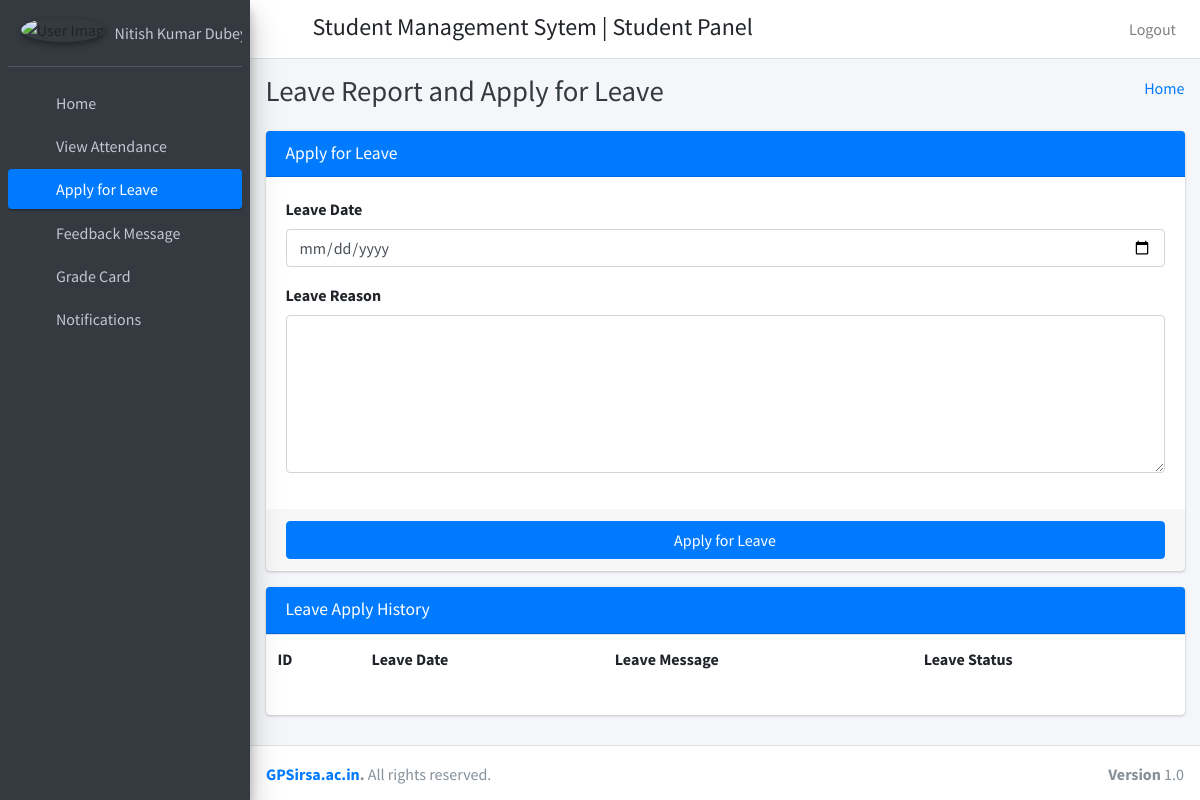
Page /student_apply_leave (signed in) on the earlier database version.
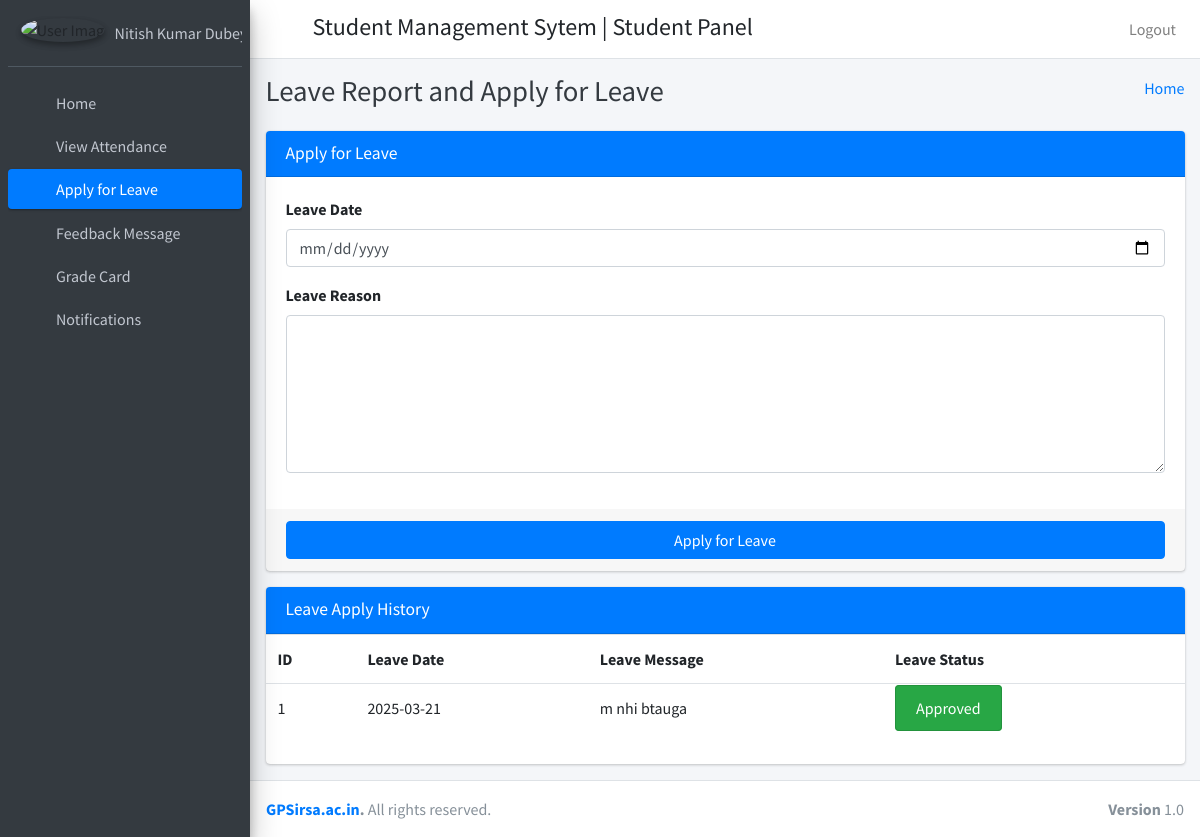
Same page on the later database version.
### student_management_app/models.py (models this page shows)
class LeaveReportStudent(models.Model):
    id=models.AutoField(primary_key=True)
    student_id=models.ForeignKey(Students,on_delete=models.CASCADE)
    leave_date=models.CharField(max_length=255)
    leave_message=models.TextField()
    leave_status=models.IntegerField(default=0)
    created_at=models.DateTimeField(auto_now_add=True)
    updated_at=models.DateTimeField(auto_now_add=True)
    objects=models.Manager()

### student_management_app/StudentViews.py (the view)
# urls.py: path('student_apply_leave', StudentViews.student_apply_leave, name="student_apply_leave"),
def student_apply_leave(request):
    staff_obj = Students.objects.get(admin=request.user.id)
    leave_data=LeaveReportStudent.objects.filter(student_id=staff_obj)
    return render(request,"student_template/student_apply_leave.html",{"leave_data":leave_data})

### student_management_app/templates/student_template/student_apply_leave.html (shortened to what this page needs)
{% extends 'student_template/base_template.html' %}
{% block page_title %}
Leave Report and Apply for Leave
{% endblock page_title %}
{% block main_content %}
    <section class="content">
      <div class="container-fluid">
                    <div class="row">
              <div class="col-md-12">
            <div class="card card-primary">
              <div class="card-header">
                <h3 class="card-title">Apply for Leave</h3>
              </div>
               <form action="{% url 'student_apply_leave_save' %}" method="post">
                <div class="card-body">
                   <div class="form-group">
                    <label>Leave Date </label>
                    <input type="date" name="leave_date" class="form-control" placeholder="Leave Date">
                  </div>
                  <div class="form-group">
                    <label>Leave Reason</label>
                    <textarea class="form-control" rows="6" name="leave_msg"></textarea>
                  </div>
                </div>
                <div class="card-footer">
                  <button type="submit" class="btn btn-primary btn-block" id="fetch_student">Apply for Leave</button>
                </div>
               </form>
            </div>
           <div class="card card-primary">
              <div class="card-header">
                <h3 class="card-title">Leave Apply History</h3>
              </div>
               <div class="table">
               <table class="table">
                   <tr>
                       <th>ID</th>
                       <th>Leave Date</th>
                       <th>Leave Message</th>
                       <th>Leave Status</th>
                   </tr>
                   {% for row in leave_data %}
                        <tr>
                            <td>{{ row.id }}</td>
                            <td>{{ row.leave_date }}</td>
                            <td>{{ row.leave_message }}</td>
                            <td>
                                {% if row.leave_status == 1 %}
                                    <span class="alert alert-success">Approved</span>
                                {% elif row.leave_status == 2 %}
                                    <span class="alert alert-danger">Rejected</span>
                                {% else %}
                                    <span class="alert alert-info">Pending</span>
                                {% endif %}
                            </td>
                        </tr>
                   {% endfor %}
               </table>
               </div>
            </div>
          </div>
          </div>
      </div>
    </section>
{% endblock main_content %}

Differences in the rows shown:
added LeaveReportStudent: id "1", leave_date "2025-03-21", leave_message "m nhi btauga", leave_status "Approved"
